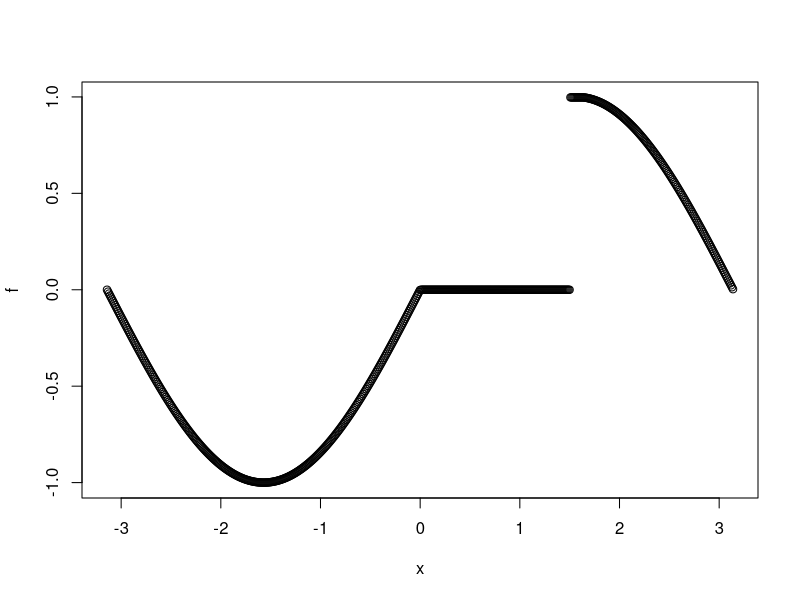
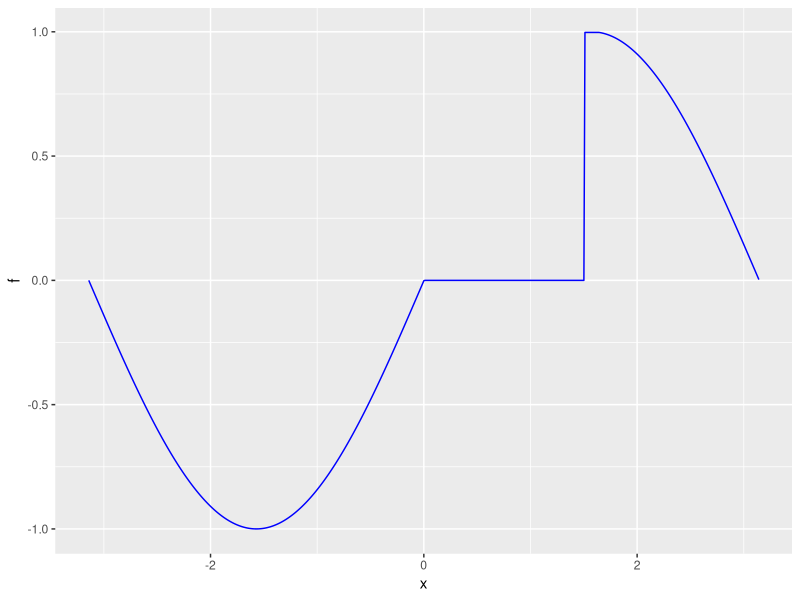
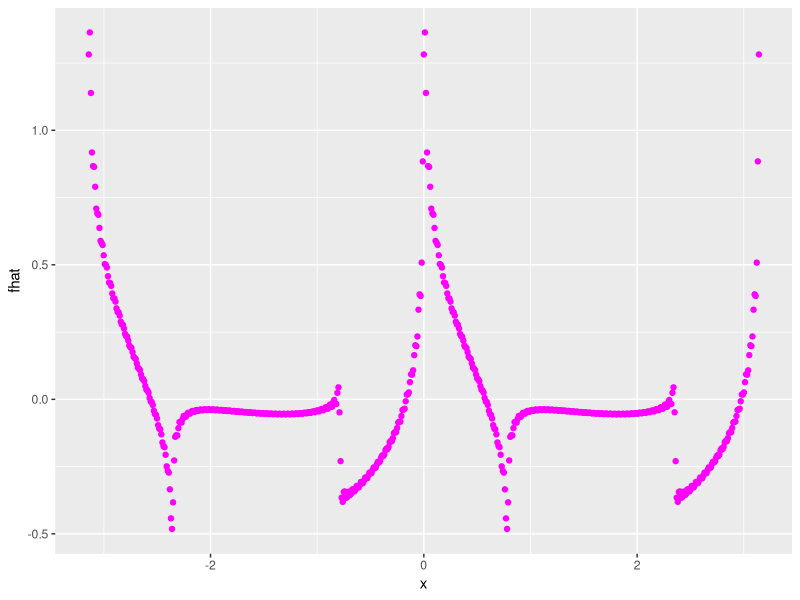

These figures' R source, in order:
## ---- chunk 1
library(ggplot2)
library(dplyr)
## ---- chunk 2
a <- 1.5
x <- seq(-pi, pi, 0.01)
f <- (x < 0 & x < a) * sin(x) +
      (x > a & x < pi-a) * sin(a) +
      (x > pi-a & x < pi) * sin(x)
plot(x, f)
## ---- chunk 3
x <- seq(0, pi, length.out = 100)
x <- x[2:length(x)]
## ---- chunk 4
X <- seq(-pi, pi, length.out = length(f))
f.df <- data.frame(x = X, f = f)
ggplot(f.df, aes(x, f))+geom_line(color="blue")
## ---- chunk 5
fseries <- function(x,n){
  a0 = rep(0, length(x))  # a0 is direct term
  fhat <- a0
  for(i in 1:n){ # Do the following n times -- could theoretically go to infinity
    an = 0 # For this problem an is always 0
    bn = ((sin(pi/2))/i-(sin((pi/2)*i+(pi/2)))/i)/pi+(2/(pi*(2*i+1)))*cos((pi/2)*i+(pi/4)) # the code for these b_ns
    for(k in 1:length(x)){ # move through the independent variable 
      fhat[k] = fhat[k]+an*cos(i*x[k])+bn*sin(2*i*x[k]+1)
    }
  }
  return(fhat)
}
## ---- chunk 6
fhat <- fseries(X, 81)
f.df <- f.df %>% mutate(fhat = fhat)
ggplot(f.df)+geom_point(aes(x,fhat), color = "magenta")
